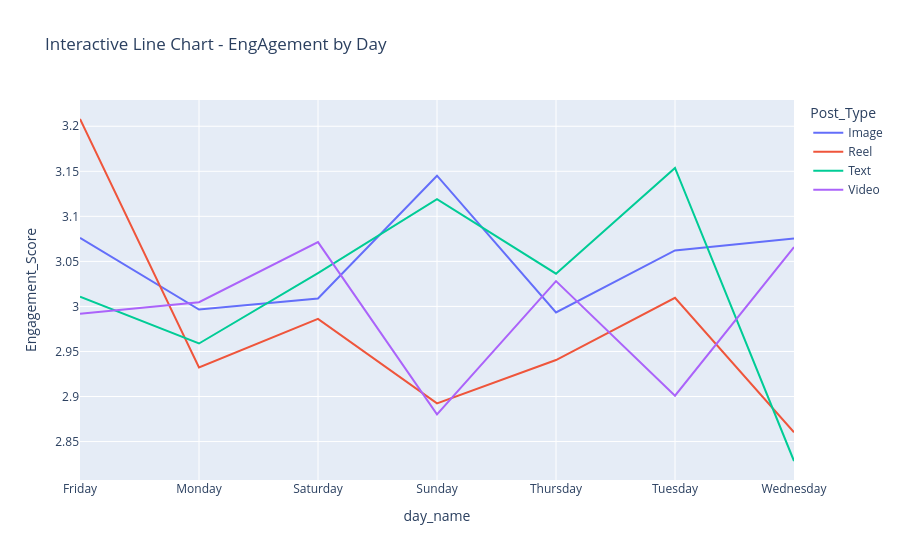

Here is the notebook cell this chart was saved with:
### Code cell
#INTERACTIVE LINE CHART - Daily EngAgement Trend

df['date'] = pd.to_datetime(df['Posted_At'])
df['day_name'] = df['date'].dt.day_name()
daily_engAgement = df.groupby(['day_name', 'Post_Type'])['Engagement_Score'].mean().reset_index()

fig_line = px.line(daily_engAgement, x='day_name', y='Engagement_Score', color='Post_Type', title='Interactive Line Chart - EngAgement by Day')
fig_line.show()

### Figure 1 — Plotly figure (JSON) as saved in the notebook; plotly's stock layout.template omitted (floating-point values rounded to 4 significant figures)
{"data": [{"hovertemplate": "Post_Type=Image<br>day_name=%{x}<br>Engagement_Score=%{y}<extra></extra>", "legendgroup": "Image", "line": {"color": "#636efa", "dash": "solid"}, "marker": {"symbol": "circle"}, "mode": "lines", "name": "Image", "orientation": "v", "showlegend": true, "type": "scatter", "x": ["Friday", "Monday", "Saturday", "Sunday", "Thursday", "Tuesday", "Wednesday"], "xaxis": "x", "y": [3.076, 2.997, 3.009, 3.145, 2.993, 3.062, 3.075], "yaxis": "y"}, {"hovertemplate": "Post_Type=Reel<br>day_name=%{x}<br>Engagement_Score=%{y}<extra></extra>", "legendgroup": "Reel", "line": {"color": "#EF553B", "dash": "solid"}, "marker": {"symbol": "circle"}, "mode": "lines", "name": "Reel", "orientation": "v", "showlegend": true, "type": "scatter", "x": ["Friday", "Monday", "Saturday", "Sunday", "Thursday", "Tuesday", "Wednesday"], "xaxis": "x", "y": [3.208, 2.932, 2.986, 2.892, 2.94, 3.009, 2.86], "yaxis": "y"}, {"hovertemplate": "Post_Type=Text<br>day_name=%{x}<br>Engagement_Score=%{y}<extra></extra>", "legendgroup": "Text", "line": {"color": "#00cc96", "dash": "solid"}, "marker": {"symbol": "circle"}, "mode": "lines", "name": "Text", "orientation": "v", "showlegend": true, "type": "scatter", "x": ["Friday", "Monday", "Saturday", "Sunday", "Thursday", "Tuesday", "Wednesday"], "xaxis": "x", "y": [3.011, 2.959, 3.037, 3.119, 3.036, 3.154, 2.828], "yaxis": "y"}, {"hovertemplate": "Post_Type=Video<br>day_name=%{x}<br>Engagement_Score=%{y}<extra></extra>", "legendgroup": "Video", "line": {"color": "#ab63fa", "dash": "solid"}, "marker": {"symbol": "circle"}, "mode": "lines", "name": "Video", "orientation": "v", "showlegend": true, "type": "scatter", "x": ["Friday", "Monday", "Saturday", "Sunday", "Thursday", "Tuesday", "Wednesday"], "xaxis": "x", "y": [2.992, 3.005, 3.071, 2.88, 3.028, 2.901, 3.066], "yaxis": "y"}], "layout": {"legend": {"title": {"text": "Post_Type"}, "tracegroupgap": 0}, "title": {"text": "Interactive Line Chart - EngAgement by Day"}, "xaxis": {"anchor": "y", "domain": [0, 1], "title": {"text": "day_name"}}, "yaxis": {"anchor": "x", "domain": [0, 1], "title": {"text": "Engagement_Score"}}}}
